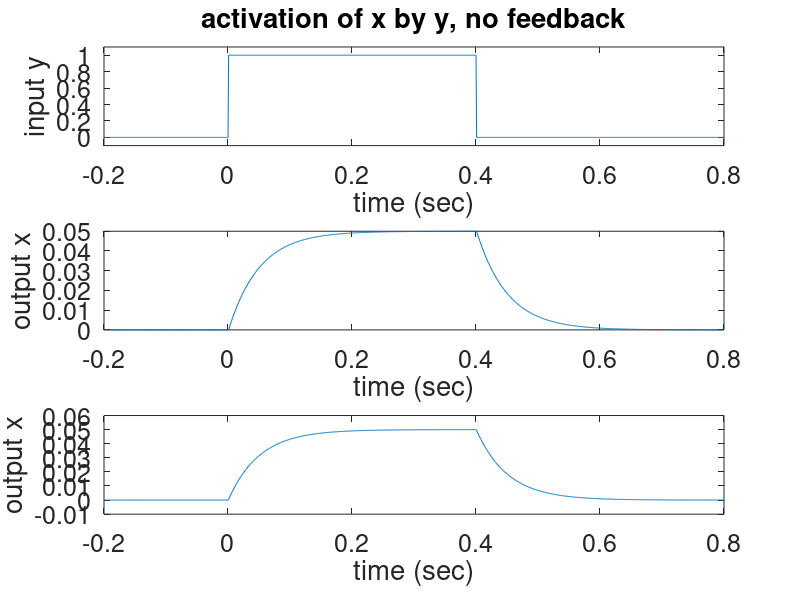
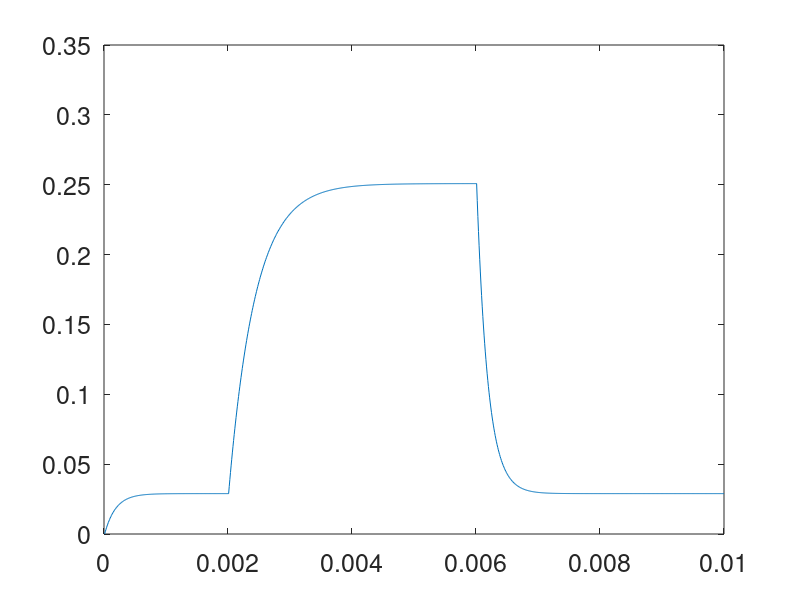
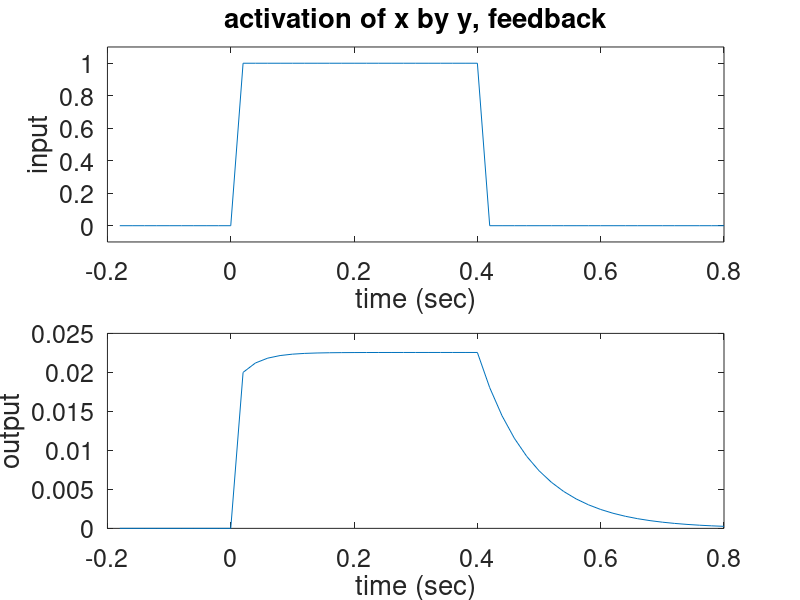

Source code (MATLAB) for these figures, in order:
%****************************************************************************
% Differential equations tutorial for NeuBeh/PBIO 545, Winter 2003
%
% Created 12/02 Fred Rieke
% Revisions: 1/05 FMR updated for 2005 class
%            1/09 FMR updated for 2009 class
%
%****************************************************************************

%%
% useful default stuff
set(0, 'DefaultAxesFontName','Helvetica')
set(0, 'DefaultAxesFontSize', 18)
colormap([0 0 0])

%%
%****************************************************************************
% Example 1: second-messenger cascades and phototransduction
%****************************************************************************
% The examples below build up to a model for phototransduction based
% on known chemical interactions.  We start with some of the building
% blocks for a more complicated model and work up to a full model for
% phototransduction.  Many of the examples below are much more generally
% applicable - e.g. the simple feedback models.  Phototransduction is a 
% nice example because we can construct a model based on known mechanisms
% with measured properties.
%****************************************************************************

%----------------------------------------------------------------------------
% Consider creation of a substance x by another y.  For example, y could be 
% an active receptor and x its downstream effector.  The rate of creation of x 
% is proportional to the amount of active y and x decays with a rate 
% constant alpha.  The differential equation describing this situation is:
% 	dx/dt = y - alpha * x
% This equation does not have a unique solution unless we also specify an initial 
% condition.  This is an important point that applies to both attempts to 
% solve differential equations numerically or analytically. We'll use x=0 at time 0.

% The approach we will take to solving this equation is to turn the differential
% equation into a difference equation, which we'll solve for finite time steps.  In
% doing this we will assume that the behavior of x is determined entirely by 
% its first derivative for our finite time step.  This amounts to a Taylor series
% approximation to x(t), where we ignore the second derivative and higher terms.  
% The accuracy of the approximation improves as the time step becomes smaller.  
% If this is unclear come back to it after going through the program below.  
clear all
figure(1);
x(1) = 0;				% initial condition
alpha = 20;             % rate constant for decay of x (in 1/sec)
k = 0.1;
TimeStep = 0.001./k;		% time step for difference equation (in sec)
PrePts = 200.*k;			% points before step in y
StmPts = 400.*k;			% number of time points that y is active
NumPts = 1000.*k;			% total points to simulate

% initialize y; in this case y is a simple step
y(1:PrePts) = 0;
y(PrePts+1:PrePts + StmPts) = 1;
y(PrePts + StmPts + 1:NumPts) = 0;

% plot y
tme = 1:NumPts;
tme = (tme - PrePts) * TimeStep;
subplot(2, 1, 1);
plot(tme, y);
ylim([-.1 1.1]);
xlabel('time (sec)');
ylabel('input y');
title('activation of x by y, no feedback');

% Calculate x by making the differential equation above into a difference equation.  
% Rather than solving with time as a continuous variable, we discretize time into 
% finite steps of length TimeStep.  We will approximate x in each time step.  Thus
% the derivative
%	 dx/dt
% becomes
% 	 [x(n) - x(n-1)] / TimeStep
% where x(n) is the value of x in the nth time bin (i.e. at time n*TimeStep).
% Note that in the limit where TimeStep goes to 0 this is the definition of
% a derivative.  Make sure you see this connection as it is at the core of 
% how differential equations are solved numerically.
% So now our original differential equation becomes
%	[x(n) - x(n-1)] / TimeStep = y(n-1) - alpha * x(n-1)
% or, solving for x(n),
%	x(n) = x(n-1) + TimeStep * [y(n-1) - alpha * x(n-1)]
% This gives us an update rule for x - given x and y in time bin n-1, we 
% can compute x in time bin n.  Iterating this update rule gives us 
% an approximation to the full time course of x:
for pnt = 2:NumPts
	x(pnt) = x(pnt-1) + (y(pnt-1) - alpha * x(pnt-1)) * TimeStep;
end
subplot(2, 1, 2);
plot(tme, x);
xlabel('time (sec)');
ylabel('output x');

% This is an important example because it is one you use all the time.  The
% analytical solution (see lecture notes) for this equation is an
% exponential.  There are lots of processes you will approximate as single
% exponentials (e.g. the membrane time constant of a cell).  

% Questions/Problems #1:
% (1) play with the rate constant alpha and explain what happens.
% (2) try different shaped inputs (other than step) and explain the results.
% (3) play with TimeStep to see over what range of time bins the numerical solution
%	  is accurate (i.e. compare to an analytical solution to the same DEQ).

%%
%----------------------------------------------------------------------------
% Let's elaborate this example a little.  What if x also has a rate of spontaneous activation,
% in addition to activation by y?  Now our differential equation becomes
%	dx/dt = y + eta - alpha * x
% where eta is the rate of spontaneous activation.
% We'll solve this in the same way.

figure(2);
eta = 1;			% rate of spontaneous activation of x
x(1) = eta / alpha;	% new initial condition

% plot input y
subplot(2, 1, 1);
plot(tme, y);
ylim([-.1 1.1]);
xlabel('time (sec)');
ylabel('input');
title('activation of x by y, no feedback');

% calculate x by making differential equation into difference equation
for pnt = 2:NumPts
	x(pnt) = x(pnt-1) + (y(pnt-1) + eta - alpha * x(pnt-1)) * TimeStep;
end
subplot(2, 1, 2);
plot(tme, x);
xlabel('time (sec)');
ylabel('output');

% Make sure you understand the form of the difference equation in the loop above.

% Questions/Problems #2:
% (1) How does the solution differ in this case from that above?  Why?  
% (2) Can you explain the change from the differential equation?
% (3) Why is eta/alpha is reasonable initial condition?  

%%
%----------------------------------------------------------------------------
% The examples above can both be solved analytically, providing a useful check to 
% the numerical solution.  Now let's add a feedback term, which makes the analytical
% solutions difficult.  So now active x will feedback to modify the 'effective' 
% activity of y (that is rate of creation of x by y).  Now the differential
% equation becomes
% 	dx/dt = y * (1+gx)^n - alpha * x,
% where g is a constant describing the gain of the feedback and and n is
% an exponent determining the linear or nonlinear behavior of the feedback signal.
% There are certainly other ways a feedback mechanism could work (and correspondingly
% different differential equations), but this is one reasonable form.
clear all
figure(3);
x(1) = 0;						% initial condition
Power = -4;						% feedback power
g = 20;							% feedback gain
alpha = 10;

k = 0.05;
TimeStep = 0.001./k;		% time step for difference equation (in sec)
PrePts = 200.*k;			% points before step in y
StmPts = 400.*k;			% number of time points that y is active
NumPts = 1000.*k;			% total points to simulate

% initialize y; in this case y is a simple step
y(1:PrePts) = 0;
y(PrePts+1:PrePts + StmPts) = 1;
y(PrePts + StmPts + 1:NumPts) = 0;

% plot y
tme = 1:NumPts;
tme = (tme - PrePts) * TimeStep;

% plot input y
subplot(2, 1, 1)
plot(tme, y);
ylim([-.1 1.1]);
xlabel('time (sec)');
ylabel('input');
title('activation of x by y, feedback');

% solve difference equation
for pnt = 2:NumPts
	x(pnt) = x(pnt-1) + (y(pnt) * (1 + g * x(pnt-1))^Power - alpha * x(pnt-1)) * TimeStep;
end

subplot(2, 1, 2);
plot(tme, x); %ylim([0 0.025]);
xlabel('time (sec)');
ylabel('output');

% Questions/Problems #3:
% (1) How does the behavior compare to the case without feedback?
%	  Compare both the amplitude and kinetics of x.
% (2) How does effect of feedback change as power changed?  Why? Try both negative
%	  and positive values for the power.
% (3) How does changing g change things?  Why?
% (4) What happens when you change TimeStep?  Is the numerical solution more 
%	  or less sensitive to changes in TimeStep than that above?  Why?

%%
%----------------------------------------------------------------------------
% Now let's consider combinations of a couple steps.  Anticipating building up
% to a model for phototransduction we'll change from the generic variables x and y
% to r (rhodopsin activity) and p (phosphodiesterase activity).  Light produces
% an electrical signal in the photoreceptor by activating rhodopsin which then
% activates phosphodiesterase (through transducin).  Active phosphodiesterase 
% breaks down cGMP and reduces the membrane current through cGMP-gated channels.  
% Start by considering phosphodiesterase activation.  First, we'll assume that the 
% rhodopsin activity (its ability to activate phosphodiesterase through transducin) 
% obeys
%	dr/dt = -sigma*r
% where sigma is the rate constant for the decay of rhodopsin.  Then 
% we'll assume that the phosphodiesterase activity obeys
%	dp/dt = r + eta - phi * p 
% where eta represents spontaneous phosphodiesterase activation and
% phi is the rate constant for decay.

figure(2)
sigma = 5;				% rhodopsin activity decay rate constant (1/sec)
phi = 20;				% phosphodiesterase activity decay rate constant (1/sec)
eta = 10;				% phosphodiesterase activation rate constant (1/sec)
r(1) = 1;				% initial condition for r
p(1) = eta/phi;			% initial condition for p

NumPts = 1000;			% number of points to simulate
TimeStep = 0.001;		% time step 

tme = 1:NumPts;
tme = tme * TimeStep;

% solve difference equation
for pnt = 2:NumPts
	r(pnt) = r(pnt-1) + TimeStep * (-sigma * r(pnt-1));
	p(pnt) = p(pnt-1) + TimeStep * (r(pnt-1) + eta - phi * p(pnt-1));
end

% plot time course of rhodopsin activity
subplot(2, 1, 1);
plot(tme, r);
xlabel('time (sec)')
ylabel('rhodopsin activity')
% plot time course of phosphodiesterase activity
subplot(2, 1, 2);
plot(tme, p);
xlabel('time (sec)')
ylabel('pde activity')

% Questions/Problems #4:
% (1) why do we choose an exponential decay for the shape of rhodopsin's activity?  What might
%	  change that?
% (2) Explore different combinations of sigma and phi and their impact.

%%
%----------------------------------------------------------------------------
% The code above describes the 'activation' part of phototransduction - i.e. how
% light activation of rhodopsin leads to activation of phosphodiesterase.  Now 
% lets add in the steps linking that to a change in current, and the steps 
% required for the light response to recover.  The role of activated phosphodiesterase
% is to hydrolyze cGMP.  Another enzyme, guanylate cyclase, synthesizes cGMP.  So the 
% cGMP concentration g is controlled by a balance of synthesis (at a rate s) and hydrolysis
% (at a rate pg):
%	dg/dt = s - pg
% The membrane current depends on the third power of the cGMP concentration
%	I = k g^3
% This is all we need for a simple phototransduction model.  Below we add a feedback
% that controls the rate of synthesis.

figure(1)
gdark = 15;				% concentration of cGMP in darkness
cgmp2cur = 8e-3;		% constant relating cGMP to current

tme = 1:NumPts;
tme = tme * TimeStep;
g(1) = gdark;							% initial condition
s(1:NumPts) = gdark * eta/phi;		% steady state: synthesis = hydrolysis
p(1) = eta/phi;

% solve difference equations for each component
for pnt = 2:NumPts
	r(pnt) = r(pnt-1) + TimeStep * (-sigma * r(pnt-1));
	p(pnt) = p(pnt-1) + TimeStep * (r(pnt-1) + eta - phi * p(pnt-1));
	g(pnt) = g(pnt-1) + TimeStep * (s(pnt-1) - p(pnt-1) * g(pnt-1));
end

% determine current change
cur = cgmp2cur * g.^3;

% plot current, pde activity, synthesis rate, cGMP concentration
subplot(4, 1, 1);
plot(tme, cur);
xlabel('time (sec)');
ylabel('current');
subplot(4, 1, 2);
plot(tme, p);
xlabel('time (sec)');
ylabel('pde activity');
subplot(4, 1, 3);
plot(tme, s);
xlabel('time (sec)');
ylabel('synthesis rate');
subplot(4, 1, 4);
plot(tme, g);
xlabel('time (sec)');
ylabel('[cGMP]');

%%
%----------------------------------------------------------------------------
% Now let's add a calcium feedback to the model above.  Calcium enters the outer
% segment through the cGMP-gated channels.  Hence the rate of calcium influx
% is proportional to the current flowing.  Calcium is removed by a Na+/K+,Ca2+ 
% exchanger.  The rate of removal is proportional to the calcium concentration:
%	dc/dt = qI - beta c
% where c is the calcium concentration, q is the proportionality constant between
% changes in calcium and the current, and beta is the rate constant for calcium
% removal.  
% Calcium acts on the rate of cGMP synthesis:
%   s = smax / (1 + (c/K)^h)
% where smax is the maximum rate and K and H are constant (affinity and cooperativity)
% describing the strength of the feedback.  Otherwise the model is the
% same.

figure(2)
cdark = 0.5;			% dark calcium concentration
beta = 0.1;				% rate constant for calcium removal in 1/sec
% NOTE: 1/beta = 10 sec is the calcium time constant, but this simulation only
% runs for NumPts*TimeStep = 1 sec, so calcium barely moves and the feedback is
% effectively inactive.  Try beta = 10 (tau = 100 ms) to see the feedback work,
% and see Questions/Problems #5(3) below.
hillcoef = 4;			% cooperativity
hillaffinity = 0.3;		% affinity

cur2ca = beta * cdark / (cgmp2cur * gdark^3);				% get q using steady state
smax = eta/phi * gdark * (1 + (cdark / hillaffinity)^hillcoef);		% get smax using steady state

tme = 1:NumPts;
tme = tme * TimeStep;

% initial conditions
g(1) = gdark;
s(1) = gdark * eta/phi;		
c(1) = cdark;
p(1) = eta/phi;

% solve difference equations
for pnt = 2:NumPts
	r(pnt) = r(pnt-1) + TimeStep * (-sigma * r(pnt-1));
	p(pnt) = p(pnt-1) + TimeStep * (r(pnt-1) + eta - phi * p(pnt-1));
	c(pnt) = c(pnt-1) + TimeStep * (cur2ca * cgmp2cur * g(pnt-1)^3 - beta * c(pnt-1));
	s(pnt) = smax / (1 + (c(pnt) / hillaffinity)^hillcoef);
	g(pnt) = g(pnt-1) + TimeStep * (s(pnt-1) - p(pnt-1) * g(pnt-1));
end
% determine current change
cur = cgmp2cur * g.^3;

% plot current, pde, synthesis, cGMP and calcium
subplot(5, 1, 1);
plot(tme, cur);
xlabel('time (sec)');
ylabel('current');
subplot(5, 1, 2);
plot(tme, p);
xlabel('time (sec)');
ylabel('pde activity');
subplot(5, 1, 3);
plot(tme, s);
xlabel('time (sec)');
ylabel('synthesis rate');
subplot(5, 1, 4);
plot(tme, g);
xlabel('time (sec)');
ylabel('[cGMP]');
subplot(5, 1, 5) 
plot(tme, c)
xlabel('time (sec)');
ylabel('[calcium]');

% Questions/Problems #5:
% (1) Explain the relation between the steady state conditions
%	  and the constants q and smax.
% (2) Play with the various parameters and see how the alter the calculated 
%	  light response.  Explain why things change they way they do?
% (3) The model will generate damped oscillations for some values of beta.  Why?

%%
%----------------------------------------------------------------------------
% Example 2: two-state systems and channel gating particles
%----------------------------------------------------------------------------

% The Hodgkin-Huxley model relies on a series of gating particles, each 
% of which can be active or inactive.  Lets consider one of them - the m gate for
% sodium channel opening. The probability that m is in the active state (m=1) 
% is p, and the probability it is in the inactive state (m=0) is (1-p).  
% The time derivative of m is given by the likelihood that it becomes active 
% (alpha * (1-p)) minus the likelihood that it inactivates (beta p).  
%	dm/dt = alpha(1-p) - beta p

figure(1); clf
m(1) = 1;				% initial condition
alpha = 200;				% inactive->active (activation) rate constant
beta = 100;				% active->inactive (deactivation) rate constant
NumPts = 1000;			
TimeStep = 0.00001;

% solve difference equation
for pnt = 2:NumPts
	m(pnt) = m(pnt-1) + TimeStep * ((1 - m(pnt-1)) * alpha - m(pnt-1) * beta);
end

% plot results
tme = 1:NumPts;
tme = tme * TimeStep;
plot(tme, m);

% This is what we might expect if we look back the the differential
% equation for m above.  We can rearrange things a little and see that the
% solution is an exponential dependence on time.

%----------------------------------------------------------------------------
% Now let's make alpha and beta voltage dependent

figure(2);clf
PrePts = 200;			% points before step in y
StmPts = 400;			% number of time points that y is active
m(1) = 0;				% initial condition

% initialize voltage - step from -60 to -40 in for 200 points
v(1:PrePts) = -60;
v(PrePts+1:PrePts + StmPts) = -40;
v(PrePts + StmPts + 1:NumPts) = -60;

% compute alpha from HH parameters
% NOTE: the ./ here must be element-wise.  With a plain / MATLAB reads this as
% matrix right division (mrdivide), silently returns a single least-squares
% scalar, and alpha comes out CONSTANT with voltage - so the figure below shows
% no voltage-dependent activation at all.
alpha(1:NumPts) = -100 * (v + 30) ./ (exp(-(v + 30)/10) - 1);

% compute beta from HH parameters
beta(1:NumPts) = 4000 * exp(-(v + 55) / 18);

% solve difference equation
for pnt = 2:NumPts
	m(pnt) = m(pnt-1) + TimeStep * ((1 - m(pnt-1)) * alpha(pnt-1) - m(pnt-1) * beta(pnt-1));
end

% plot results
tme = 1:NumPts;
tme = tme * TimeStep;
plot(tme, m);

% Some extensions (not problems to be turned in):
% (1) add an inactivation gating particle
% (2) build this up to the HH sodium current model

%%
%----------------------------------------------------------------------------
% Fourier transforms and differential equations
%----------------------------------------------------------------------------

% Fourier transforms can provide a nice approach to solve differential
% equations.  The key trick is that the derivatives vanish when we take the
% Fourier transform - i.e. if c(t) and C(w) are Fourier transform pairs, so
% are dc(t)/dt and -2iwC(w).  Make sure you understand why this is true
% from the definition of the Fourier transform.

% Let's use this to solve the first differential equation we considered
% above
%    	dx/dt = y - alpha * x
% If we take the Fourier transform of both sides of this equation, we get
%       -iwX(w) = Y(w) - alpha * X(w) 
% So
%       X(w) = Y(w) / (alpha + i w)
% Let's make sure this works.  First, solve this as we did initially by
% constructing a difference equation:

figure(1);
x(1) = 0;				% initial condition
alpha = 20;				% rate constant for decay of x (in 1/sec)
TimeStep = 0.001;		% time step for difference equation (in sec)
PrePts = 200;			% points before step in y
StmPts = 400;			% number of time points that y is active
NumPts = 1000;			% total points to simulate

% initialize y; in this case y is a simple step
y(1:PrePts) = 0;
y(PrePts+1:PrePts + StmPts) = 1;
y(PrePts + StmPts + 1:NumPts) = 0;

% plot y
tme = 1:NumPts;
tme = (tme - PrePts) * TimeStep;
subplot(3, 1, 1);
plot(tme, y);
ylim([-.1 1.1]);
xlabel('time (sec)');
ylabel('input y');

% solve difference equation for x
title('activation of x by y, no feedback');
for pnt = 2:NumPts
	x(pnt) = x(pnt-1) + (y(pnt-1) - alpha * x(pnt-1)) * TimeStep;
end
subplot(3, 1, 2);
ylim([0 0.06]);
plot(tme, x);
xlabel('time (sec)');
ylabel('output x');

% Now let's do the same thing using Fourier transforms
Y = fft(y);

% w above is angular frequency (radians/sec).  If we
% measure frequencies instead as cycles/sec we need an extra 2pi - thus we
% what we want to solve is
%       X(f) = Y(f) / (alpha + 2 i pi f)

% make frequency axis - remember from Fourier stuff that the frequencies
% are stored in a weird order - from low to high positive frequencies, than
% from high to low negative frequencies.  The two lines below construct
% those frequencies based on a frequency step size of 1/(NumPts * TimeStep)
% - this it the lowest frequency we sample.
Freq(1:NumPts/2) = (0:NumPts/2-1) ./ (NumPts * TimeStep);
Freq(NumPts/2+1:NumPts) = -(NumPts/2 - (0:NumPts/2-1)) ./ (NumPts * TimeStep);

% solve DEQ in frequency domain
X = Y ./ (alpha + i * 2 * pi * Freq);
% put back in time domain
x = ifft(X);
subplot(3, 1, 3);
ylim([0 0.06]);
plot(tme, x);
xlabel('time (sec)');
ylabel('output x');

% these two approaches should give pretty similar answers.  

% The power of this approach is that many differential equations that we
% cannot guess the answer to in the time domain can be solved using the
% Fourier transform.  It is often very useful to have an analytical
% solution because you can identify how the solution depends on particular
% parameters (e.g. alpha above) instead of having to extract that by
% multiple numerical solutions.  
